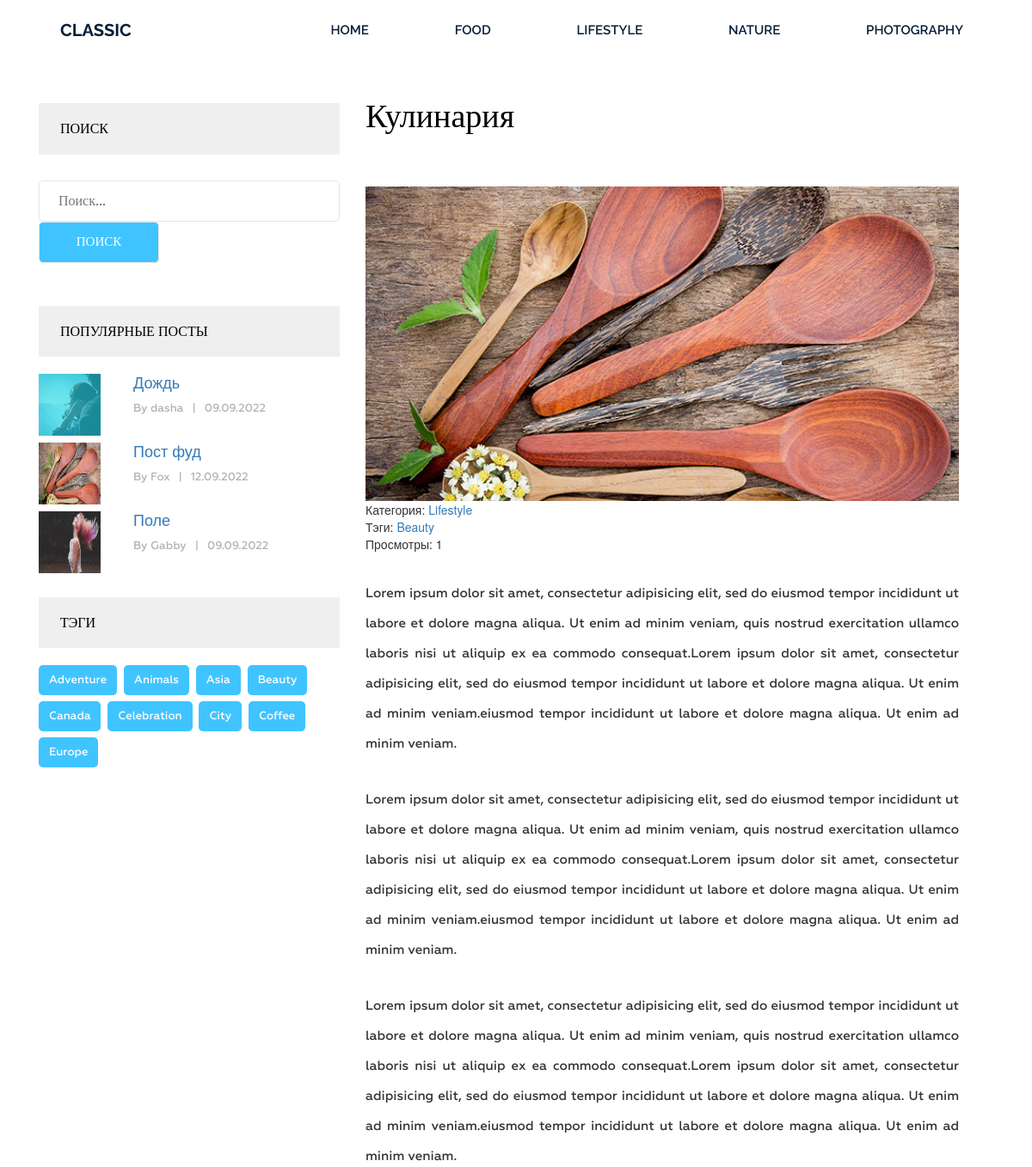
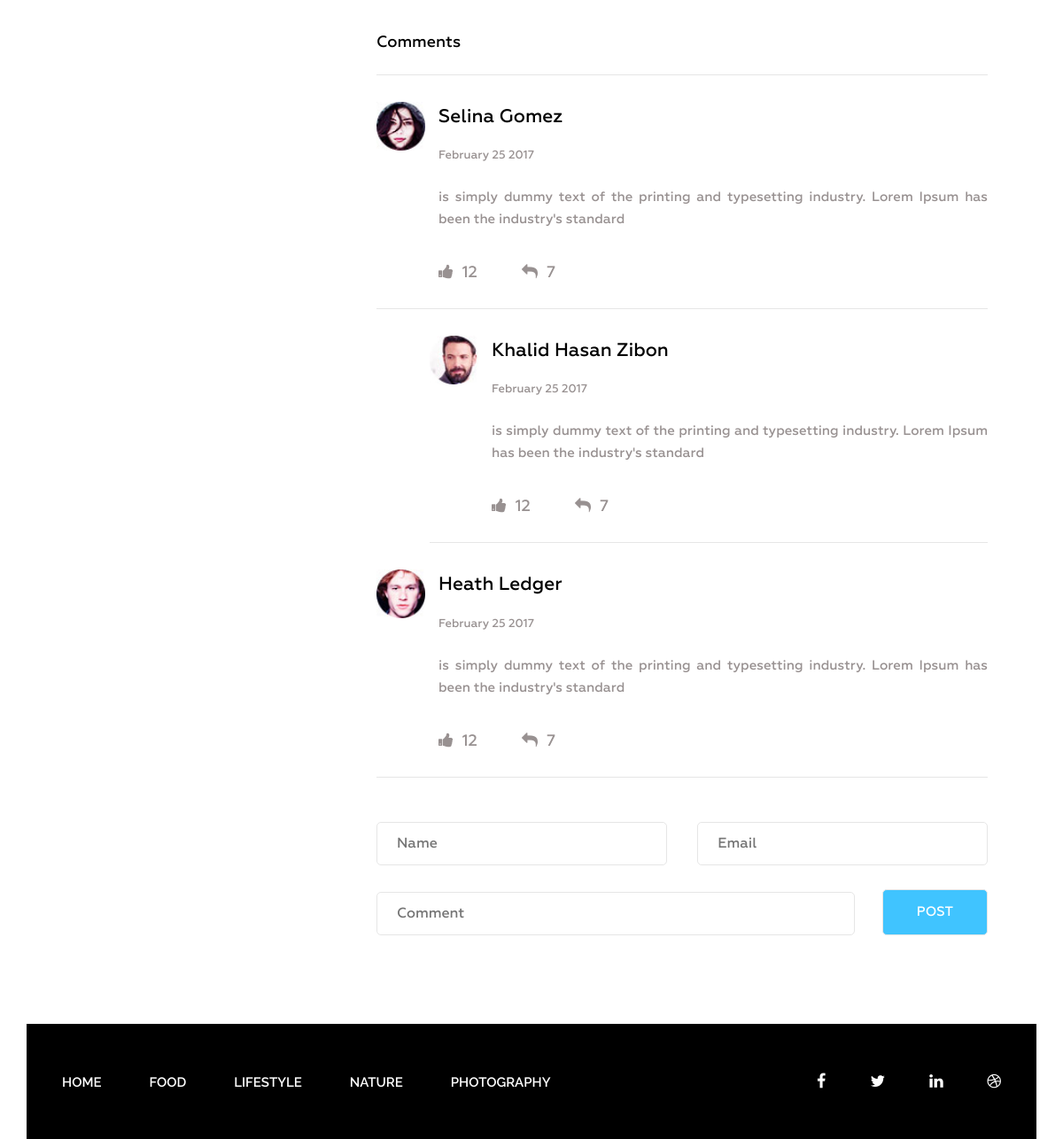
Page /post/kulinariya/ on the committed database (2 pictures, top to bottom).
### blog/models.py (models this page shows, shortened)
class Category(models.Model):
    title = models.CharField(max_length=255, verbose_name='Наименование категории')
    slug = models.SlugField(max_length=255, verbose_name='Ссылка', unique=True)
    def __str__(self):
        return self.title
    def get_absolute_url(self):
        return reverse('category', kwargs={"slug": self.slug})
    class Meta:
        verbose_name = 'Категория'
        verbose_name_plural = 'Категории'
        ordering = ['title']

class Post(models.Model):
    title = models.CharField(max_length=255, verbose_name='Наименование')
    slug = models.SlugField(max_length=255, verbose_name='Ссылка', unique=True)
    author = models.CharField(max_length=100, verbose_name='Автор')
    content = models.TextField(blank=True, verbose_name='Содержание')
    created_at = models.DateTimeField(auto_now_add=True, verbose_name='Опубликовано')
    photo = models.ImageField(upload_to='photos/%Y/%m/%d/', blank=True, verbose_name='Фото')
    views = models.IntegerField(default=0, verbose_name='Просмотры')
    category = models.ForeignKey(Category, on_delete=models.PROTECT, related_name='posts', verbose_name='Категория')
    tags = models.ManyToManyField(Tag, blank=True, related_name='posts', verbose_name='Тэг')
    def get_absolute_url(self):
        return reverse('post', kwargs={"slug": self.slug})
    class Meta:
        verbose_name = 'Пост'
        verbose_name_plural = 'Посты'
        ordering = ['-created_at']

class Tag(models.Model):
    title = models.CharField(max_length=50, verbose_name='Категория')
    slug = models.SlugField(max_length=50, verbose_name='Ссылка', unique=True)
    def get_absolute_url(self):
        return reverse('tag', kwargs={"slug": self.slug})
    class Meta:
        verbose_name = 'Тэг'
        verbose_name_plural = 'Тэги'
        ordering = ['title']

### blog/views.py (the view)
# urls.py: path('post/<str:slug>/', GetPost.as_view(), name='post'),
class GetPost(DetailView):
    model = Post
    template_name = 'blog/single.html'
    context_object_name = 'post'
    def get_context_data(self, *, object_list=None, **kwargs):
        context = super().get_context_data(**kwargs)
        self.object.views = F('views') + 1
        self.object.save()
        self.object.refresh_from_db()
        return context

### blog/templatetags/menu.py (called while the page is built)
@register.inclusion_tag('blog/menu_tpl.html')
def show_menu(menu_class='menu'):
    categories = Category.objects.all()
    return {"categories": categories, "menu_class": menu_class}

### blog/templatetags/sidebar.py (called while the page is built)
@register.inclusion_tag('blog/popular_posts_tpl.html')
def get_popular(cnt=3):
    posts = Post.objects.order_by('-views')[:cnt]
    return {"posts": posts}

@register.inclusion_tag('blog/tags_tpl.html')
def get_tags():
    tags = Tag.objects.all()
    return {"tags": tags}

### blog/templates/blog/single.html (shortened to what this page needs)
{% extends 'base.html' %}
{% load static %}
{% block content %}
<section class="single-blog-area">
    <div class="container">
        <div class="row">
            <div class="col-md-12">
                <div class="border-top-left">{% include 'inc/_sidebar.html' %}</div>
                <div class="border-top-right">
                    <div class="col-md-8">
                        <div class="blog-area">
                            <div class="blog-area-part">
                                <h2>{{ post.title }}</h2>
                                <div class="single-content">
                                    {% if post.photo %}
                                    <img src="{{ post.photo.url }}" alt="{{ post.title }}">
                                    {% else %}
                                    <img src="{% static 'img/post-image1.jpg' %}" alt="{{ post.title }}" class="mr-3">
                                    {% endif %}
                                    <div>
                                        <span>Категория: <a href="{{ post.category.get_absolute_url }}">
                                            {{ post.category }}</a></span>
                                        <br>
                                        {% if post.tags.exists %}
                                        <span>
                                            Тэги:
                                            {% for tag in post.tags.all %}
                                            <a href="{{ tag.get_absolute_url }}">{{ tag.title }}</a>
                                            {% endfor %}
                                        </span>
                                        <br>
                                        {% endif %}
                                        <span>Просмотры: {{ post.views }}</span>
                                    </div>
                                    {{ post.content|safe }}
                                </div>
                            <div class="commententries">
                                <h3>Comments</h3>
                                <ul class="commentlist">
                                    <li>
                                        <article class="comment">
                                            <header class="comment-author">
                                                <img src="img/author-1.jpg" alt="">
                                            </header>
                                            <section class="comment-details">
                                                <div class="author-name">
                                                    <h5><a href="#">Selina Gomez</a></h5>
                                                    <p>February 25 2017</p>
                                                </div>
                                                <div class="comment-body">
                                                    <p>is simply dummy text of the printing and typesetting industry.
                                                        Lorem Ipsum has been the industry's standard </p>
                                                </div>
                                                <div class="reply">
                                                    <p><span><a href="#"><i class="fa fa-thumbs-up"
                                                                            aria-hidden="true"></i></a>12</span><span><a
                                                            href="#"><i class="fa fa-reply" aria-hidden="true"></i></a>7</span>
                                                    </p>
                                                </div>
                                            </section>
                                        </article>
                                        <ul class="children">
                                            <li>
                                                <article class="comment">
                                                    <header class="comment-author">
                                                        <img src="img/author-2.jpg" alt="">
                                                    </header>
                                                    <section class="comment-details">
                                                        <div class="author-name">
                                                            <h5><a href="#">Khalid Hasan Zibon</a></h5>
                                                            <p>February 25 2017</p>
                                                        </div>
                                                        <div class="comment-body">
                                                            <p>is simply dummy text of the printing and typesetting
                                                                industry. Lorem Ipsum has been the industry's
                                                                standard </p>
                                                        </div>
                                                        <div class="reply">
                                                            <p><span><a href="#"><i class="fa fa-thumbs-up"
                                                                                    aria-hidden="true"></i></a>12</span><span><a
                                                                    href="#"><i class="fa fa-reply"
                                                                                aria-hidden="true"></i></a>7</span></p>
                                                        </div>
                                                    </section>
                                                </article>
                                            </li>
                                        </ul>
                                    </li>
                                    <li>
                                        <article class="comment">
                                            <header class="comment-author">
                                                <img src="img/author-3.jpg" alt="">
                                            </header>
                                            <section class="comment-details">
                                                <div class="author-name">
                                                    <h5><a href="#">Heath Ledger</a></h5>
                                                    <p>February 25 2017</p>
                                                </div>
                                                <div class="comment-body">
                                                    <p>is simply dummy text of the printing and typesetting industry.
                                                        Lorem Ipsum has been the industry's standard </p>
                                                </div>
                                                <div class="reply">
                                                    <p><span><a href="#"><i class="fa fa-thumbs-up"
                                                                            aria-hidden="true"></i></a>12</span><span><a
                                                            href="#"><i class="fa fa-reply" aria-hidden="true"></i></a>7</span>
                                                    </p>
                                                </div>
                                            </section>
                                        </article>
                                    </li>
                                </ul>
                            </div>
                            <form action="#" method="get">
                                <div class="name">
                                    <input type="text" name="" id="" placeholder="Name" class="name">
                                </div>
                                <div class="email">
                                    <input type="email" name="" id="" placeholder="Email" class="email">
                                </div>
                                <div class="comment">
                                    <input type="text" name="" id="" placeholder="Comment" class="comment">
                                </div>
                                <div class="post">
                                    <input type="submit" value="Post">
                                </div>
                            </form>
                        </div>
                    </div>
                </div>
            </div>
        </div>
    </div>
</section>
{% endblock %}

### templates/base.html (shortened to what this page needs)
<!DOCTYPE html>
{% load static %}
{% load cache %}
<html lang="en">
<head>
    <link rel="stylesheet" href="{% static 'css/bootstrap.css' %}">
    <link rel="stylesheet" href="{% static 'css/font-awesome.min.css' %}">
    <link rel="stylesheet" href="{% static 'css/owl.carousel.min.css' %}">
    <link rel="stylesheet" href="{% static 'css/owl.theme.default.min.css' %}">
    <link rel="stylesheet" href="{% static 'style.css' %}">
    <link rel="stylesheet" href="{% static 'responsive.css' %}">
</head>
<body>
    <div class="wrapper">
        {% cache 20 header %}
        {% include 'inc/_header.html' %}
        {% endcache %}
        {% block content %}{% endblock %}
        {% cache 20 footer %}
        {% include 'inc/_footer.html' %}
        {% endcache %}
    </div>
</body>
</html>

### templates/inc/_sidebar.html
{% load sidebar %}
<div class="col-md-4">
    <div class="newsletter">
        <h2 class="sidebar-title">Поиск</h2>
        <form action="{% url 'search' %}" method="get">
            <input type="text" name="s" placeholder="Поиск...">
            <input type="submit" value="Поиск">
        </form>
    </div>
    {% get_popular 3 %}
    {% get_tags %}
</div>

### blog/templates/blog/popular_posts_tpl.html
{% load static %}
<h2 class="sidebar-title">Популярные посты</h2>
<div class="grid">
    {% for post in posts %}
    <div class="portfolio-item popular">
        {% if post.photo %}
        <img src="{{ post.photo.url }}" alt="{{ post.title }}">
        {% else %}
        <img src="{% static 'img/post-image1.jpg' %}" alt="{{ post.title }}" class="mr-3">
        {% endif %}
        <div class="portfolio-text">
            <h4><a href="{{ post.get_absolute_url }}">{{ post.title }}</a></h4>
            <p>By {{ post.author }}<span>|</span>{{ post.created_at|date:"d.m.Y" }}</p>
        </div>
    </div>
    {% endfor %}
</div>

### blog/templates/blog/tags_tpl.html
<div class="tags">
    <h2 class="sidebar-title">Тэги</h2>
    {% for tag in tags %}
    <p><a href="{{ tag.get_absolute_url }}">{{ tag.title }}</a></p>
    {% endfor %}
</div>

### templates/inc/_footer.html
{% load menu %}
<footer class="footer">
    <div class="container">
        <div class="row">
            <div class="col-md-12">
                <div class="footer-bg">
                    <div class="row">
                        <div class="col-md-9">
                            {% show_menu 'footer-menu' %}
                        </div>
                        <div class="col-md-3">
                            <div class="footer-icon">
                                <p><a href="#"><i class="fa fa-facebook" aria-hidden="true"></i></a><a href="#"><i
                                        class="fa fa-twitter" aria-hidden="true"></i></a><a href="#"><i
                                        class="fa fa-linkedin" aria-hidden="true"></i></a><a href="#"><i
                                        class="fa fa-dribbble" aria-hidden="true"></i></a></p>
                            </div>
                        </div>
                    </div>
                </div>
            </div>
        </div>
    </div>
</footer>

### rows in the picture
Category: title "FOOD"
Category: title "LIFESTYLE"
Category: title "NATURE"
Category: title "PHOTOGRAPHY"
Post: photo (picture), title "Дождь", author "dasha", created_at "09.09.2022"
Post: photo (picture), title "Пост фуд", author "Fox", created_at "12.09.2022"
Post: photo (picture), title "Поле", author "Gabby", created_at "09.09.2022"
Tag: title "Adventure"
Tag: title "Animals"
Tag: title "Asia"
Tag: title "Beauty"
Tag: title "Canada"
Tag: title "Celebration"
Tag: title "City"
Tag: title "Coffee"
Tag: title "Europe"
Post: title "Кулинария", category "Lifestyle", views "1", content "Lorem ipsum dolor sit amet, consectetur adipisicing elit, sed do eiusmod tempor incididunt ut labore et dolore magna aliqua. Ut enim ad minim veniam, quis nostrud exercitation ullamco laboris nisi ut aliquip ex ea commodo consequat.Lorem ipsum dolor sit amet, consectetur adipisicing elit, sed do eiusmod tempor incididunt ut labore et dolore magna aliqua. Ut enim ad minim veniam.eiusmod tempor incididunt ut labore et dolore magna aliqua. Ut enim ad minim veniam. Lorem ipsum dolor sit amet, consectetur adipisicing elit, sed do eiusmod tempor incididunt ut labore et dolore magna aliqua. Ut enim ad minim veniam, quis nostrud exercitation ullamco laboris nisi ut aliquip ex ea commodo…"
